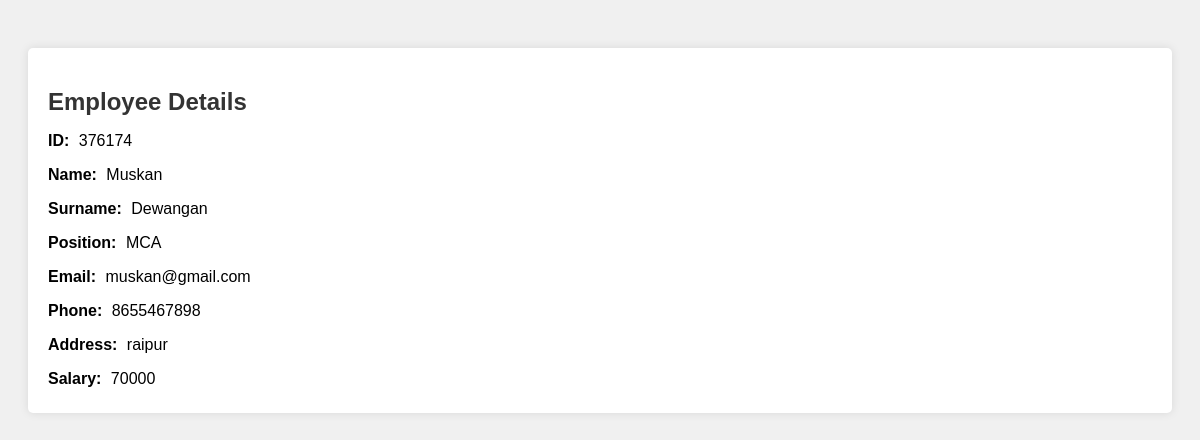
The app's page /user_panel/index.php?id=376174 with its own data.
### tables this page shows
CREATE TABLE `employees` (
  `Employee_ID` int(11) NOT NULL,
  `First_Name` varchar(50) DEFAULT NULL,
  `Last_Name` varchar(50) DEFAULT NULL,
  `Email_Address` varchar(100) DEFAULT NULL,
  `Address` varchar(255) DEFAULT NULL,
  `Position` varchar(100) DEFAULT NULL,
  `Salary` varchar(50) DEFAULT NULL,
  `StartDate` varchar(50) DEFAULT NULL,
  `Phone` varchar(50) DEFAULT NULL,
  `Fax` varchar(50) DEFAULT NULL,
  `Image_URL` varchar(255) DEFAULT NULL,
  `Status` varchar(20) DEFAULT NULL
);

### user_panel/index.php (the view, shortened to what this page needs)
<?php
echo '<!DOCTYPE html>
<html>
<head>
    <title>Employee Details</title>
    <style>
        body {
            font-family: Arial, sans-serif;
            background-color: #f0f0f0;
            padding: 20px;
        }
        .employee-details {
            background-color: #fff;
            box-shadow: 0 0 10px rgba(0,0,0,0.1);
            padding: 20px;
            border-radius: 5px;
            margin-top: 20px;
        }
        .employee-details h2 {
            color: #333;
            margin-bottom: 10px;
        }
        .employee-details p {
            margin-bottom: 5px;
        }
        .employee-details p strong {
            font-weight: bold;
            margin-right: 5px;
        }
    </style>
</head>
<body>';
if(isset($_GET['id']) && !empty($_GET['id'])) {
    include '../connection/connect.php';
    $id = $_GET['id'];
    $sql = "SELECT * FROM employees WHERE Employee_ID = ?";
    $stmt = $conn->prepare($sql);
    $stmt->bind_param("i", $id);
    $stmt->execute();
    $result = $stmt->get_result();
    if ($result->num_rows > 0) {
        echo '<div class="employee-details">';
        while($row = $result->fetch_assoc()) {
            echo "<h2>Employee Details</h2>";
            echo "<p><strong>ID:</strong> " . $row["Employee_ID"]. "</p>";
            echo "<p><strong>Name:</strong> " . $row["First_Name"]. "</p>";
            echo "<p><strong>Surname:</strong> " . $row["Last_Name"]. "</p>";
            echo "<p><strong>Position:</strong> " . $row["Position"]. "</p>";
            echo "<p><strong>Email:</strong> " . $row["Email_Address"]. "</p>";
            echo "<p><strong>Phone:</strong> " . $row["Phone"]. "</p>";
            echo "<p><strong>Address:</strong> " . $row["Address"]. "</p>";
            echo "<p><strong>Salary:</strong> " . $row["Salary"]. "</p>";
        }
        echo '</div>';
    } else {
        echo "<p>No results found for ID: $id</p>";
    }
} else {
    echo "<p>Enter an Employee ID above to view details.</p>";
}
echo '</body>
</html>';
?>

### user_panel/index.php (style rules this page uses)
body { font-family: Arial, sans-serif; background-color: #f0f0f0; padding: 20px; }
.employee-details { background-color: #fff; box-shadow: 0 0 10px rgba(0,0,0,0.1); padding: 20px; border-radius: 5px; margin-top: 20px; }
.employee-details h2 { color: #333; margin-bottom: 10px; }
.employee-details p { margin-bottom: 5px; }
.employee-details p strong { font-weight: bold; margin-right: 5px; }

### records on screen
employees: Employee_ID "376174", First_Name "Muskan", Last_Name "Dewangan", Position "MCA", Email_Address "muskan@gmail.com", Phone "8655467898", Address "raipur", Salary "70000"
